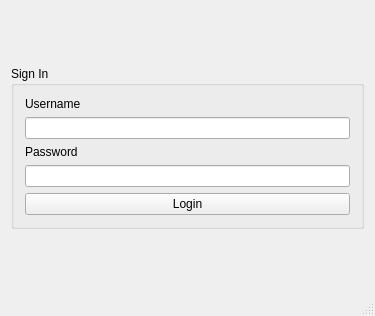
<?xml version="1.0" encoding="UTF-8"?>
<ui version="4.0">
 <class>MainWindow</class>
 <widget class="QMainWindow" name="MainWindow">
  <property name="geometry">
   <rect>
    <x>0</x>
    <y>0</y>
    <width>375</width>
    <height>316</height>
   </rect>
  </property>
  <property name="windowTitle">
   <string>MainWindow</string>
  </property>
  <widget class="QWidget" name="centralWidget">
   <layout class="QVBoxLayout" name="verticalLayout_2">
    <item>
     <spacer name="verticalSpacer_2">
      <property name="orientation">
       <enum>Qt::Vertical</enum>
      </property>
      <property name="sizeHint" stdset="0">
       <size>
        <width>20</width>
        <height>40</height>
       </size>
      </property>
     </spacer>
    </item>
    <item>
     <widget class="QGroupBox" name="groupBox">
      <property name="title">
       <string>Sign In</string>
      </property>
      <layout class="QVBoxLayout" name="verticalLayout">
       <item>
        <widget class="QLabel" name="label_2">
         <property name="text">
          <string>Username</string>
         </property>
        </widget>
       </item>
       <item>
        <widget class="QLineEdit" name="lineEdit_2"/>
       </item>
       <item>
        <widget class="QLabel" name="label">
         <property name="text">
          <string>Password</string>
         </property>
        </widget>
       </item>
       <item>
        <widget class="QLineEdit" name="lineEdit"/>
       </item>
       <item>
        <widget class="QPushButton" name="pushButton">
         <property name="text">
          <string>Login</string>
         </property>
        </widget>
       </item>
      </layout>
     </widget>
    </item>
    <item>
     <spacer name="verticalSpacer">
      <property name="orientation">
       <enum>Qt::Vertical</enum>
      </property>
      <property name="sizeHint" stdset="0">
       <size>
        <width>20</width>
        <height>40</height>
       </size>
      </property>
     </spacer>
    </item>
   </layout>
  </widget>
  <widget class="QStatusBar" name="statusBar"/>
 </widget>
 <layoutdefault spacing="6" margin="11"/>
 <resources/>
 <connections/>
</ui>
